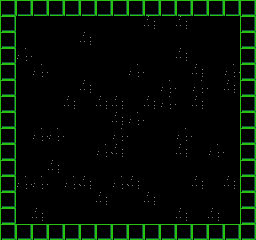

A 2D game scene composited from a Tiled map and its tileset images. What follows is a short description and the map's XML, with every tile layer's data as written:
An orthogonal 16x15 tile map with 16x16 px tiles, 1 tile layer (monolayer).

<map version="1.9" tiledversion="1.9.2" orientation="orthogonal" renderorder="right-down" width="16" height="15" tilewidth="16" tileheight="16" infinite="0" nextlayerid="2" nextobjectid="1">
 <editorsettings>
  <export target="../../src/assets/sandbox.json" format="json" />
 </editorsettings>
 <tileset firstgid="1" name="tiles" tilewidth="16" tileheight="16" tilecount="9" columns="9">
  <image source="../../public/assets/tiles.png" width="144" height="16" />
  <tile id="0">
   <properties>
    <property name="COLLISION_CATEGORY" value="BOUNCY" />
    <property name="collides" type="bool" value="true" />
   </properties>
  </tile>
  <tile id="3" probability="0.1" />
  <tile id="4" probability="0.1" />
 </tileset>
 <layer id="1" name="monolayer" width="16" height="15">
  <data encoding="csv">
1,1,1,1,1,1,1,1,1,1,1,1,1,1,1,1,
1,3,3,3,3,3,3,3,3,5,3,5,3,3,3,1,
1,3,3,3,3,5,3,3,3,3,3,3,3,3,3,1,
1,4,3,3,3,3,3,3,3,3,3,5,3,3,3,1,
1,3,4,3,3,3,3,3,4,3,3,3,5,3,4,1,
1,3,3,3,3,5,3,3,3,3,4,3,4,3,5,1,
1,3,3,3,5,3,5,5,3,5,4,3,5,3,3,1,
1,3,3,3,3,3,3,5,4,3,3,3,3,3,3,1,
1,3,4,4,3,3,3,4,3,3,3,4,3,3,3,1,
1,3,3,3,3,3,4,5,3,3,3,5,3,4,3,1,
1,3,3,5,3,3,3,3,3,3,3,3,3,3,3,1,
1,4,4,3,4,5,3,4,5,3,3,3,5,3,5,1,
1,3,3,3,3,3,5,3,3,5,3,3,3,3,3,1,
1,3,5,3,3,3,3,3,3,3,3,5,3,5,3,1,
1,1,1,1,1,1,1,1,1,1,1,1,1,1,1,1
</data>
 </layer>
</map>